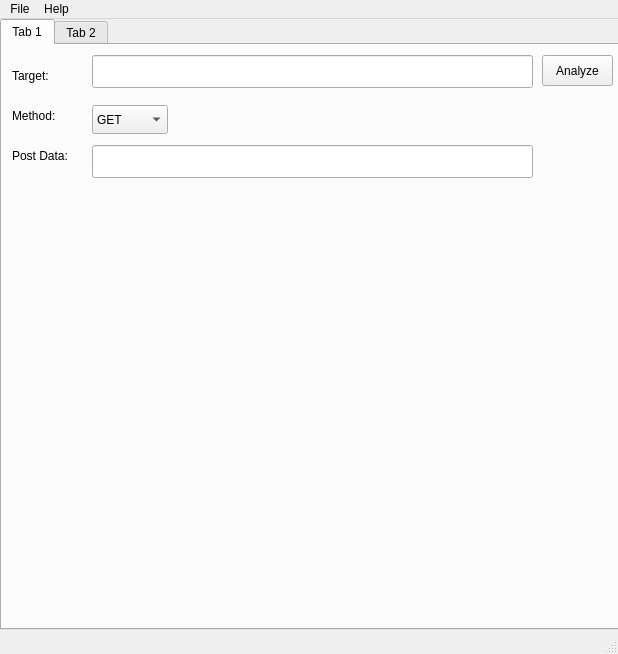
<?xml version="1.0" encoding="UTF-8"?>
<ui version="4.0">
 <class>MainWindow</class>
 <widget class="QMainWindow" name="MainWindow">
  <property name="geometry">
   <rect>
    <x>0</x>
    <y>0</y>
    <width>618</width>
    <height>654</height>
   </rect>
  </property>
  <property name="windowTitle">
   <string>MainWindow</string>
  </property>
  <widget class="QWidget" name="centralwidget">
   <widget class="QTabWidget" name="tabWidget">
    <property name="geometry">
     <rect>
      <x>0</x>
      <y>0</y>
      <width>621</width>
      <height>611</height>
     </rect>
    </property>
    <property name="currentIndex">
     <number>0</number>
    </property>
    <widget class="QWidget" name="tab">
     <attribute name="title">
      <string>Tab 1</string>
     </attribute>
     <widget class="QLabel" name="label">
      <property name="geometry">
       <rect>
        <x>10</x>
        <y>20</y>
        <width>64</width>
        <height>21</height>
       </rect>
      </property>
      <property name="text">
       <string>Target:</string>
      </property>
     </widget>
     <widget class="QLineEdit" name="lineEdit">
      <property name="geometry">
       <rect>
        <x>90</x>
        <y>10</y>
        <width>441</width>
        <height>33</height>
       </rect>
      </property>
     </widget>
     <widget class="QPushButton" name="pushButton">
      <property name="geometry">
       <rect>
        <x>540</x>
        <y>10</y>
        <width>71</width>
        <height>31</height>
       </rect>
      </property>
      <property name="text">
       <string>Analyze</string>
      </property>
     </widget>
     <widget class="QLabel" name="label_2">
      <property name="geometry">
       <rect>
        <x>10</x>
        <y>60</y>
        <width>64</width>
        <height>21</height>
       </rect>
      </property>
      <property name="text">
       <string>Method:</string>
      </property>
     </widget>
     <widget class="QComboBox" name="comboBox">
      <property name="geometry">
       <rect>
        <x>90</x>
        <y>60</y>
        <width>76</width>
        <height>29</height>
       </rect>
      </property>
      <item>
       <property name="text">
        <string>GET</string>
       </property>
      </item>
      <item>
       <property name="text">
        <string>POST</string>
       </property>
      </item>
     </widget>
     <widget class="QLabel" name="label_3">
      <property name="geometry">
       <rect>
        <x>10</x>
        <y>100</y>
        <width>71</width>
        <height>21</height>
       </rect>
      </property>
      <property name="text">
       <string>Post Data:</string>
      </property>
     </widget>
     <widget class="QLineEdit" name="lineEdit_2">
      <property name="geometry">
       <rect>
        <x>90</x>
        <y>100</y>
        <width>441</width>
        <height>33</height>
       </rect>
      </property>
     </widget>
    </widget>
    <widget class="QWidget" name="tab_2">
     <attribute name="title">
      <string>Tab 2</string>
     </attribute>
    </widget>
   </widget>
  </widget>
  <widget class="QMenuBar" name="menubar">
   <property name="geometry">
    <rect>
     <x>0</x>
     <y>0</y>
     <width>618</width>
     <height>27</height>
    </rect>
   </property>
   <widget class="QMenu" name="menuFile">
    <property name="title">
     <string>File</string>
    </property>
    <addaction name="actionOpan_database"/>
    <addaction name="actionSave_database"/>
    <addaction name="separator"/>
    <addaction name="actionExit"/>
   </widget>
   <widget class="QMenu" name="menuHelp">
    <property name="title">
     <string>Help</string>
    </property>
    <addaction name="actionSql_Map_Hlelp"/>
    <addaction name="actionOnline_Help"/>
    <addaction name="separator"/>
    <addaction name="actionLicense"/>
    <addaction name="actionAbout"/>
   </widget>
   <addaction name="menuFile"/>
   <addaction name="menuHelp"/>
  </widget>
  <widget class="QStatusBar" name="statusbar"/>
  <action name="actionSql_Map_Hlelp">
   <property name="text">
    <string>Sql Map  Help</string>
   </property>
  </action>
  <action name="actionOnline_Help">
   <property name="text">
    <string>Online Help</string>
   </property>
  </action>
  <action name="actionLicense">
   <property name="text">
    <string>License</string>
   </property>
  </action>
  <action name="actionAbout">
   <property name="text">
    <string>About</string>
   </property>
  </action>
  <action name="actionOpan_database">
   <property name="text">
    <string>Open database</string>
   </property>
  </action>
  <action name="actionSave_database">
   <property name="text">
    <string>Save database</string>
   </property>
  </action>
  <action name="actionExit">
   <property name="text">
    <string>Exit</string>
   </property>
  </action>
 </widget>
 <resources/>
 <connections>
  <connection>
   <sender>comboBox</sender>
   <signal>currentIndexChanged(int)</signal>
   <receiver>lineEdit_2</receiver>
   <slot>hide()</slot>
   <hints>
    <hint type="sourcelabel">
     <x>129</x>
     <y>139</y>
    </hint>
    <hint type="destinationlabel">
     <x>127</x>
     <y>170</y>
    </hint>
   </hints>
  </connection>
  <connection>
   <sender>comboBox</sender>
   <signal>currentIndexChanged(int)</signal>
   <receiver>label_3</receiver>
   <slot>hide()</slot>
   <hints>
    <hint type="sourcelabel">
     <x>107</x>
     <y>138</y>
    </hint>
    <hint type="destinationlabel">
     <x>53</x>
     <y>170</y>
    </hint>
   </hints>
  </connection>
 </connections>
</ui>
